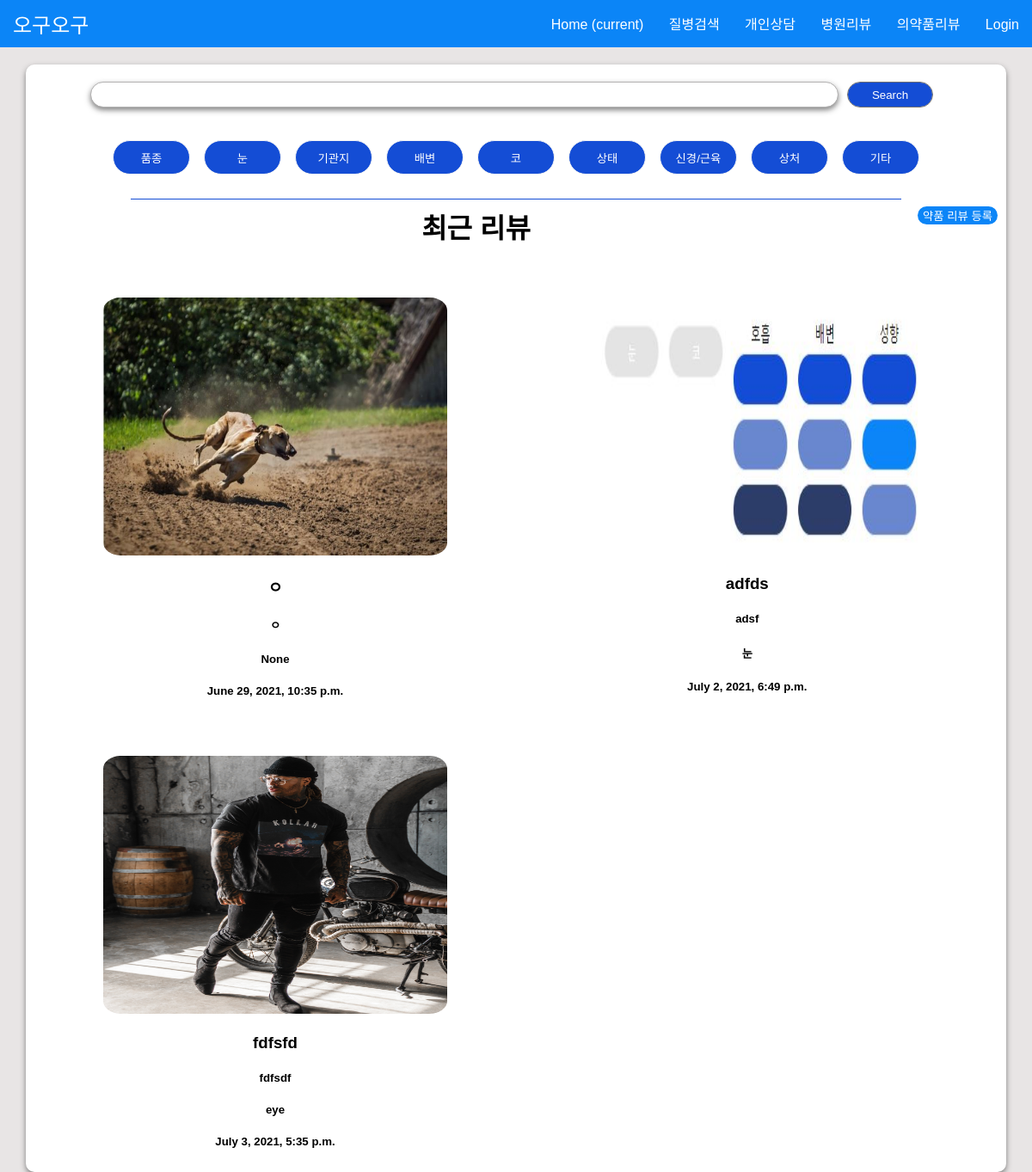
/medicine/, run on the app's committed database.
### myapp/models.py (models this page shows, shortened)
class Mreviews(models.Model):
    medicine=models.CharField(max_length=100)
    image=models.ImageField(upload_to="mreview/",blank=True,null=True)
    nickname=models.CharField(max_length=100)
    date=models.DateTimeField()
    part=models.CharField(max_length=100,blank=True,null=True)
    body=models.TextField()

### myapp/views.py (the view)
# urls.py: path('medicine/', myapp.views.medicine_review, name='medicine_review'),
def medicine_review(request):
    mreview=Mreviews.objects.all()
    return render(request,'medicine_review.html',{'mreview':mreview})

### myapp/templates/medicine_review.html (shortened to what this page needs)
{% extends 'header.html' %}
{% load static %}
{% block content %}
<div class="con">
    <form action="{%url 'search_medicine'%}" method="GET">
        <input type="search" class="search" name="q" value="{{q}}">
        <button type="submit" class="search-btn">Search</button>
    </form>
    <div class="choose">
        <div class="column">
            <form action="{%url 'button_search_medicine'%}" method="GET">
                <button value="품종" name="part" class="deepblue">품종</button>
            </form>
        </div>
        <div class="column">
            <form action="{%url 'button_search_medicine'%}" method="GET">
                <button value="눈" name="part" class="deepblue">눈</button>
            </form>
        </div>
        <div class="column">
            <form action="{%url 'button_search_medicine'%}" method="GET">
                <button value="기관지" name="part" class="deepblue">기관지</button>
            </form>
        </div>
        <div class="column">
            <form action="{%url 'button_search_medicine'%}" method="GET">
                <button value="배변" name="part" class="deepblue">배변</button>
            </form>
        </div>
        <div class="column">
            <form action="{%url 'button_search_medicine'%}" method="GET">
                <button value="코" name="part" class="deepblue">코</button>
            </form>
        </div>
        <div class="column">
            <form action="{%url 'button_search_medicine'%}" method="GET">
                <button value="상태" name="part" class="deepblue">상태</button>
            </form>
        </div>
        <div class="column">
            <form action="{%url 'button_search_medicine'%}" method="GET">
                <button value="신경/근육" name="part" class="deepblue">신경/근육</button>
            </form>
        </div>
        <div class="column">
            <form action="{%url 'button_search_medicine'%}" method="GET">
                <button value="상처" name="part" class="deepblue">상처</button>
            </form>
        </div>
        <div class="column">
            <form action="{%url 'button_search_medicine'%}" method="GET">
                <button value="기타" name="part" class="deepblue">기타</button>
            </form>
        </div>
    </div>
    <hr class='line'>
    <button>
        <a href="{%url 'mreview_register' %}">약품 리뷰 등록</a>
    </button>
    <div class="hreviewArticleContainer">
        <h1>최근 리뷰</h1>
        {%for review in mreview%}
        <article class="hreviewArticle">
            <a href="{%url 'mreview_detail' review.id%}">
                <p><img src="{{review.image.url}}" alt=""></p>
                <h3>{{review.medicine}}</h3>
                <h5>{{review.nickname}}</h5>
                <h5>{{review.part}}</h5>
                <h5>{{review.date}}</h5>
            </a>
        </article>
        {%endfor%}
    </div>
</div>
{% endblock %}

### static/ideaton.css (style rules this page uses)
* { box-sizing:border-box; }
body { width: 100%; height: 100%; margin: 0; padding: 0; background-color:#E8E5E5; font-family:Arial; display: inline; }
button { background-color: rgb(11, 133, 247); color: white; float: right; border: none; border-radius: 12px; transition:all 0.9s, color 0.3; }
.hreviewArticle { margin: 3% 3% 0px 4%; padding: 10px; width: 42%; height: 500px; vertical-align:middle; float: left; }
.hreviewArticle img { width: 400px; height: 300px; border-radius: 5%; }
.hreviewArticleContainer { width: 100%; margin: 0 auto; }
a { text-decoration: none; color: inherit; }
.con { width: 95%; height: 100%; margin: 20px auto; padding: 10px; background-color: #FFFFFF; box-shadow: 0px 3px 6px #696969d6; overflow: hidden; border-radius: 10px; opacity: 1; backdrop-filter: blur(30px); -webkit-backdrop-filter: blur(30px); text-align: center; }
.con h1 { margin: 0 auto; }
.search { width: 870px; height: 30px; background: #FFFFFF 0% 0% no-repeat padding-box; box-shadow: 0px 3px 6px #696969d6; border-radius: 50px; border: 1px solid #b4b3b3; opacity: 1; }
.search-btn { width: 100px; height: 30px; background: #144DD5 0% 0% no-repeat padding-box; color: white; border: 1px solid #707070; border-radius: 50px; opacity: 1; margin: 10px; }
.con form { display: flex; justify-content: center; align-items: center; }
.con hr { border: 0; height: 1px; width: 80%; background-color: #144DD5; }
.choose { display: flex; justify-content: center; margin: 20px 0; }
.column { margin: 3px; display: flex; flex-direction: column; text-align: center; }
.column button { width: 90px; height: 40px; margin: 5px; border: 1px solid #F5F5F5; border-radius: 50px; opacity: 1; }
.deepblue { background-color: #144DD5; }

### data on the page
Mreviews: image (picture), medicine "ㅇ", nickname "ㅇ", part "None", date "June 29, 2021, 10:35 p.m."
Mreviews: image (picture), medicine "adfds", nickname "adsf", part "눈", date "July 2, 2021, 6:49 p.m."
Mreviews: image (picture), medicine "fdfsfd", nickname "fdfsdf", part "eye", date "July 3, 2021, 5:35 p.m."
